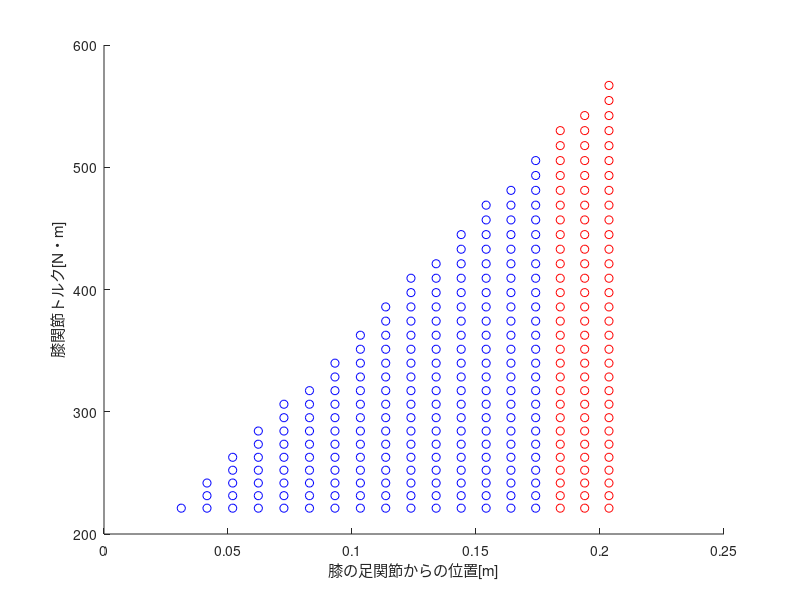

The MATLAB script that drew this image: (Note: this script raises an error after producing the figure.)
close all;
clear;
%% 変数表
% theta_ank：足関節角度の範囲（床から下腿までの間の角度）
% theta_hip：股関節角度の範囲（水平面から上体までの間の角度）
% angle1：全姿勢の関節角度
% com1：全姿勢における各関節角度でのセグメントの質量中心の座標
% cog1：全姿勢における各関節角度での重心の座標
% angle2：スクワット姿勢として成立する姿勢の関節角度
% com2：スクワット姿勢として成立する姿勢のセグメントの質量中心の座標
% cog2：スクワット姿勢として成立する姿勢の重心の座標
% squat_plot_x：スクワットとして成立する姿勢のかかと・つま先・足関節・膝関節・股関節・頭のx座標
% squat_plot_y：スクワットとして成立する姿勢のかかと・つま先・足関節・膝関節・股関節・頭のy座標
% squat_out_plot_x：スクワットとして排除された姿勢のかかと・つま先・足関節・膝関節・股関節・頭のx座標
% squat_out_plot_y：スクワットとして排除された姿勢のかかと・つま先・足関節・膝関節・股関節・頭のy座標

%% 足部と下腿の質量を決定(論文1の体重を利用)
m_foot = 69.6*1.1*2/100;
m_low = 69.6*5.1*2/100;
m_femur = 69.6*11*2/100;
m_lower = m_foot+m_low+m_femur;
m_upperarm = 69.6*2.7/100;
m_forearm = 69.6*1.6/100;
m_hand = 69.6*0.6/100;
m_arm = m_upperarm+m_forearm+m_hand;
m_head = 69.6*6.9/100;
m_body = 69.6*48.9/100;
m_upper = m_arm*2+m_head+m_body; %頭部・胴体・上腕・前腕・手
m_all = m_upper+m_lower;
bar_index = 2; %重りが体重の何倍かを規定する
m_bar = m_all*bar_index;

%% 足部と下腿の部分長
height = 1.751;
len_foot = 0.15*height; %足部の長さ
len_low = 0.340*height; %下腿の長さ
len_femur = 0.19*height; %大腿の長さ
len_upperarm = 0.188*height; %前腕の長さ
len_forearm = 0.145*height;
len_hand = 0.108*height;
len_head = 0.130*height;
len_body = 0.340*height;
len_upper = len_head+len_body;
len_toe = len_foot*0.7;
len_heel = len_foot*0.3;

%% 各セグメントの質量中心(直立時の距骨と脛骨の接合部(くるぶし？自分の長さ)を原点Oとした座標)、質量中心の位置は上端からの比
cen_foot = 0.595;
cen_low = 0.406;
cen_femur = 0.475;
cen_upperarm = 0.529;
cen_forearm = 0.415;
cen_hand = 0.891;
cen_head = 0.821;
cen_body = 0.493;
cen_bar = 0.3; %肩からバーまでの比を表す

%% セグメントの質量中心までの距離(直立時の距骨と脛骨の接合部(くるぶし？自分の長さ)を原点Oとした座標)
mc_foot_x = len_toe-(len_foot*cen_foot); %つま先からくるぶしまでの距離
mc_foot_y = 0;
mc_low = len_low*(1-cen_low); %下端から下腿の質量中心までの距離
mc_femur = len_femur*(1-cen_femur); %下端から大腿の質量中心までの距離
mc_upperarm = len_upperarm*cen_upperarm; %上端から上腕の質量中心までの距離
mc_forearm = len_forearm*cen_forearm; %上端から質前腕の量中心までの距離
mc_hand = len_hand*cen_hand; %上端から手の質量中心までの距離
mc_head = len_head*cen_head; %上端から頭の質量中心までの距離
mc_body = len_body*cen_body; %上端(肩)から胴体の質量中心までの距離
mc_bar = len_body*cen_bar; %上端(肩)からバーまでの距離

%% 上半身の腰から質量中心までの距離
%上半身の質量中心では以下の仮定を置く
%・腕の各セグメントの質量中心は一直線状にある
%・腕の質量中心が腕は左右対称と考えて胴体の中心線上に質量中心がある
%・頭・腕・胴の質量中心が一直線状にある
%→腕の質量中心を出してから、頭と腕と胴の重心を出して腰からそこまでの距離を出す
%以下は腕の質量中心、肩からの距離にしている
mc_arm = (m_upperarm*mc_upperarm + m_forearm*(len_upperarm+mc_forearm) + m_hand*(len_upperarm+len_forearm+cen_hand))/m_arm;  
%頭を原点に下方向が正で重心を出している、胴体と腕の質量中心までの距離は(肩から質量中心までの距離)+(頭の長さ)で出している
mc_upper = len_upper - (m_head*mc_head+m_body*(len_head+mc_body)+m_arm*2*(len_head+mc_arm)+m_bar*(len_head+mc_bar))/(m_upper+m_bar); 

%% 関節の可動域
% 関節角度は水平線からセグメントまでの角度
theta_ank = deg2rad(70:90);
theta_hip = deg2rad(55:180);

%% 各関節角度に対する各セグメントの質量中心の座標
angle1 = NaN(length(theta_ank)*length(theta_hip),3);
cos1 = NaN(length(theta_ank)*length(theta_hip),6);
col = 0;
% cos1は質量中心を表して順番に(下腿質量中心のx 下腿質量中心のy 大腿質量中心のx 大腿質量中心のy 上体質量中心のx 上体質量中心のy)
% angle1は設定した関節角度全ての姿勢における(足関節角度 股関節角度 膝関節角度)
for i = 1:length(theta_ank)
    x_low = mc_low*cos(theta_ank(i)); %下腿の質量中心のx座標を(下腿の長さ)*sinθで計算
    y_low = mc_low*sin(theta_ank(i)); %下腿の質量中心のy座標を(下腿の長さ)*cosθで計算
    x_femur = len_low*cos(theta_ank(i)) + mc_femur*cos(pi);
    y_femur = len_low*sin(theta_ank(i)) + mc_femur*sin(pi);
    for j = 1:length(theta_hip)
        x_upper = len_low*cos(theta_ank(i)) + len_femur*cos(pi)+ mc_upper*cos(theta_hip(j));
        y_upper = len_low*sin(theta_ank(i)) + len_femur*sin(pi)+ mc_upper*sin(theta_hip(j));
        col = col+1;
        angle1(col,:) = [theta_ank(i) theta_ank(i) theta_hip(j)];
        cos1(col,:) = [x_low y_low x_femur y_femur x_upper y_upper];
    end
end

%% 各関節角度に対する重心座標
cog1 = NaN(length(theta_ank)*length(theta_hip),2);
% cog1は設定した関節角度全てにおける重心を表して順番に(重心のx座標 重心のy座標)
for l = 1:length(theta_ank)*length(theta_hip)
    x_g = (m_foot*mc_foot_x + m_low*cos1(l,1) + m_femur*cos1(l,3) + (m_upper+m_bar)*cos1(l,5))/(m_foot+m_low+m_femur+m_upper+m_bar);
    y_g = (m_foot*mc_foot_y + m_low*cos1(l,2) + m_femur*cos1(l,4) + (m_upper+m_bar)*cos1(l,6))/(m_foot+m_low+m_femur+m_upper+m_bar);
    cog1(l,:) = [x_g y_g];
end 

%% 重心が足関節内にあるかの判定
% cog2は重心が基底面内にある姿勢の重心を表して順番に(重心のx座標 重心のy座標)
% angle2は重心が基底面内にある姿勢の関節角度
% 以下は重心が基底面内にある姿勢の重心(cog)、関節角度(angle)、各セグメントの質量中心座標(com)を出している

outcog1 = (cog1(:,1) < len_toe).*(cog1(:,1) > -len_heel);
ok_indexes1 = find(outcog1);

cog2 = cog1(ok_indexes1,:);
angle2 = angle1(ok_indexes1,:);
cos2 = cos1(ok_indexes1,:);

out_indexes1 = find(~outcog1);
out_cog2 = cog1(out_indexes1,:);
out_angle2 = angle1(out_indexes1,:);
out_cos2 = cos1(out_indexes1,:);

% scatter(rad2deg(angle2(:,1)), rad2deg(angle2(:,3)))
% xlabel('ankle joint angle')
% ylabel('hip joint angle')

sz1 = size(angle2);
sz2 = size(out_angle2);

%% スクワット姿勢として認められた姿勢のプロット用の座標
% pknee,phip,phead は基底面内に重心がある姿勢の膝・股関節・頭の位置座標
pknee1 = [(len_low.*cos(angle2(:,1))) (len_low.*sin(angle2(:,1)))];
phip1 = [pknee1(:,1)+len_femur*cos(pi) pknee1(:,2)+len_femur*sin(pi)];
phead1 = [phip1(:,1)+len_upper.*cos(angle2(:,3)) phip1(:,2)+len_upper.*sin(angle2(:,3))];
pbar1 = [phip1(:,1)+len_body*(1-cen_bar).*cos(angle2(:,3)) phip1(:,2)+len_body*(1-cen_bar).*sin(angle2(:,3))];

%% スクワット姿勢として認められた姿勢のプロット
% for m = 1:sz1(1)
%     figure(3)
%     hold on
%     plot([len_toe -len_heel], [0 0], '-ok');
%     plot([0 pknee1(m,1)], [0 pknee1(m,2)],'-ok');
%     plot([pknee1(m,1) phip1(m,1)], [pknee1(m,2) phip1(m,2)],'-ok');
%     plot([phip1(m,1) phead1(m,1)], [phip1(m,2) phead1(m,2)],'-ok');
%     plot(cog2(m,1),cog2(m,2),'*');
%     plot(pbar1(m,1),pbar1(m,2),'o','MarkerSize',10)
% end

%% スクワット姿勢として排除された姿勢のプロット用の座標
out_pknee1 = [(len_low.*cos(out_angle2(:,1))) (len_low.*sin(out_angle2(:,1)))];
out_phip1 = [out_pknee1(:,1)+len_femur*cos(pi) out_pknee1(:,2)+len_femur*sin(pi)];
out_phead1 = [out_phip1(:,1)+len_upper.*cos(out_angle2(:,3)) out_phip1(:,2)+len_upper.*sin(out_angle2(:,3))];
out_pbar1 = [out_phip1(:,1)+len_body*(1-cen_bar).*cos(out_angle2(:,3)) out_phip1(:,2)+len_body*(1-cen_bar).*sin(out_angle2(:,3))];

%% スクワット姿勢としてはじかれた姿勢のプロット
% for n = 1:sz2(1)
%     figure(4)
%     hold on
%     plot([len_toe -len_heel], [0 0], '-ok');
%     plot([0 out_pknee1(n,1)], [0 out_pknee1(n,2)],'-ok');
%     plot([out_pknee1(n,1) out_phip1(n,1)], [out_pknee1(n,2) out_phip1(n,2)],'-ok');
%     plot([out_phip1(n,1) out_phead1(n,1)], [out_phip1(n,2) out_phead1(n,2)],'-ok');
% end

%% 関節トルクを求めるにあたっての初期値
g = -9.80;

%% 各姿勢における足関節トルクの計算
fground = [0 -m_all*g-m_bar*g];
% fground は順番に(床反力のx成分 床反力のy成分)
fankle1 = [-fground(1) -fground(2)-m_foot*g];
% fankle1 は順番に(足関節間力のx成分　足関節間力のy成分)
% 足関節間力のx成分は (-床反力のx成分) で計算
% 足関節間力のy成分は (-床反力のy成分-足部にかかる重力) で計算
pre_momenta1 = NaN(sz1(1),6);
pre_momenta1(:,1) = cog2(:,1)-mc_foot_x;
pre_momenta1(:,2) = mc_foot_y;
pre_momenta1(:,3) = 0;
pre_momenta1(:,4) = fground(1);
pre_momenta1(:,5) = fground(2);
pre_momenta1(:,6) = 0;
% pre_momenta1 は床反力のモーメントの力、セグメント重心からの距離のx,y,z成分を順番に並べたもの
pre_momenta2 = NaN(sz1(1),6);
pre_momenta2(:,1) = 0-mc_foot_x;
pre_momenta2(:,2) = 0-mc_foot_y;
pre_momenta2(:,3) = 0;
pre_momenta2(:,4) = fankle1(1);
pre_momenta2(:,5) = fankle1(2);
pre_momenta2(:,6) = 0;
% pre_momenta2 は足部にかかる足関節間力のモーメントの力、セグメント重心からの距離のx,y,z成分を順番に並べたもの
momenta1 = cross(pre_momenta1(:,1:3), pre_momenta1(:,4:6));
momenta2 = cross(pre_momenta2(:,1:3), pre_momenta2(:,4:6));
torque_ankle1 = -(momenta1(:,3)+momenta2(:,3));
% momenta1 は床反力のモーメント、momenta2 は足関節間力のモーメント
% mesh([angle2(:,1) angle2(:,3) torque_ankle])

%% 各姿勢における膝関節トルクの計算
fankle2 = -fankle1;
% fankel2 は足部にかかる足関節間力と大きさは一緒で逆方向の力 = 下腿にかかる足関節間力
fknee1 = NaN(sz1(1),2);
fknee1(:,1) = -fankle2(1);
fknee1(:,2) = -fankle2(2)-m_low*g;
% fknee1 膝関節間力を表しては順番に(膝関節間力のx成分　膝関節間力のy成分)
% 膝関節間力のx成分は (-下腿への足関節間力のx成分) で計算
% 膝関節間力のy成分は (-下腿への足関節間力のy成分-下腿にかかる重力) で計算
pre_momentk1 = NaN(sz1(1),6);
pre_momentk1(:,1) = 0-cos2(:,1);
pre_momentk1(:,2) = 0-cos2(:,2);
pre_momentk1(:,3) = 0;
pre_momentk1(:,4) = fankle2(:,1);
pre_momentk1(:,5) = fankle2(:,2);
pre_momentk1(:,6) = 0;
% pre_momentk1 は下腿にかかる足関節間力の下腿重心からの距離のx,y,z成分、モーメントの力を順番に並べたもの
pre_momentk2 = NaN(sz1(1),6);
pre_momentk2(:,1) = pknee1(:,1)-cos2(:,1);
pre_momentk2(:,2) = pknee1(:,2)-cos2(:,2);
pre_momentk2(:,3) = 0;
pre_momentk2(:,4) = fknee1(:,1);
pre_momentk2(:,5) = fknee1(:,2);
pre_momentk2(:,6) = 0;
% pre_momentk2 は下腿にかかる膝関節間力の下腿重心からの距離のx,y,z成分、モーメントの力を順番に並べたもの   
momentk1 = cross(pre_momentk1(:,1:3), pre_momentk1(:,4:6));
momentk2 = cross(pre_momentk2(:,1:3), pre_momentk2(:,4:6));
torque_knee1 = -(momentk1(:,3)+momentk2(:,3)-torque_ankle1);
% momentk1 は足関節間力のモーメント、momentk2 は膝関節間力のモーメント

%% 各姿勢における股関節トルクの計算
fknee2 = -fknee1;
% fknee2 は下腿にかかる膝関節間力と大きさは一緒で逆方向の力 = 大腿にかかる膝関節間力
fhip1 = NaN(sz1(1),2);
fhip1(:,1) = -fknee2(:,1);
fhip1(:,2) = -fknee2(:,2)-m_femur*g;
% fhip1 は順番に(股関節間力のx成分　股関節間力のy成分)
% 股関節間力のx成分は (-大腿への膝関節間力) で計算
% 股関節間力のy成分は (-大腿への膝関節間力-大腿にかかる重力) で計算
pre_momenth1 = NaN(sz1(1),6);
pre_momenth1(:,1) = pknee1(:,1)-cos2(:,3);
pre_momenth1(:,2) = pknee1(:,2)-cos2(:,4);
pre_momenth1(:,3) = 0;
pre_momenth1(:,4) = fknee2(:,1);
pre_momenth1(:,5) = fknee2(:,2);
pre_momenth1(:,6) = 0;
% pre_momenth1 は大腿にかかる膝関節間力のモーメントの力、大腿重心からの距離のx,y,z成分を順番に並べたもの
pre_momenth2 = NaN(sz1(1),6);
pre_momenth2(:,1) = phip1(:,1)-cos2(:,3);
pre_momenth2(:,2) = phip1(:,2)-cos2(:,4);
pre_momenth2(:,3) = 0;
pre_momenth2(:,4) = fhip1(:,1);
pre_momenth2(:,5) = fhip1(:,2);
pre_momenth2(:,6) = 0;
% pre_momenth2 は大腿にかかる股関節間力のモーメントの力、大腿重心からの距離のx,y,z成分を順番に並べたもの
momenth1 = cross(pre_momenth1(:,1:3), pre_momenth1(:,4:6));
momenth2 = cross(pre_momenth2(:,1:3), pre_momenth2(:,4:6));
torque_hip1 = -(momenth1(:,3)+momenth2(:,3)-torque_knee1);
% momentk1 は足関節間力のモーメント、momentk2 は膝関節間力のモーメント
% 大腿にかかる股関節トルク

%% 股関節トルクの確認
torque_hip1_confirm = NaN(sz1(1),1);
for n = 1:sz1(1)
	moment = cross([cos2(n,5)-phip1(n,1) cos2(n,6)-phip1(n,2) 0], [0 m_upper*g+m_bar*g 0]);
	torque_hip1_confirm(n,1) = -moment(3);
end
% 上体にかかる股関節トルク
% 上体にかかる重力の股関節周りのモーメントとのつり合いで計算

%% 膝がつま先よりも前に出ている姿勢の判定
outcog2 = pknee1(:,1)>len_toe;
ok_indexes2 = find(outcog2);

cog3 = cog2(ok_indexes2,:);
angle3 = angle2(ok_indexes2,:);
cos3 = cos2(ok_indexes2,:);

pknee2 = pknee1(ok_indexes2,:);
phip2 = phip1(ok_indexes2,:);
phead2 = phead1(ok_indexes2,:);
pbar2 = pbar1(ok_indexes2,:);

% 膝がつま先よりも後ろにある場合の姿勢
out_indexes2 = find(~outcog2);
out_cog3 = cog2(out_indexes2,:);
out_angle3 = angle2(out_indexes2,:);
out_cos3 = cos2(out_indexes2,:);

pknee3 = pknee1(out_indexes2,:);
phip3 = phip1(out_indexes2,:);
phead3 = phead1(out_indexes2,:);
pbar3 = pbar1(out_indexes2,:);

sz3 = size(ok_indexes2);
sz4 = size(out_indexes2);

%% 膝がつま先よりも前に出ている姿勢のプロット
% for m = 1:sz3(1)
%     figure(5)
%     hold on
%     plot([len_toe len_toe],[0 height], '-')
%     plot([len_toe -len_heel], [0 0], '-ok');
%     plot([0 pknee2(m,1)], [0 pknee2(m,2)],'-ok');
%     plot([pknee2(m,1) phip2(m,1)], [pknee2(m,2) phip2(m,2)],'-ok');
%     plot([phip2(m,1) phead2(m,1)], [phip2(m,2) phead2(m,2)],'-ok');
%     plot(cog3(m,1),cog3(m,2),'*');
%     plot(pbar2(m,1),pbar2(m,2),'o','MarkerSize',10)
% end

%% 膝がつま先よりも前に出ていない姿勢のプロット
% for m = 1:sz4(1)
%     figure(6)
%     hold on
%     plot([len_toe len_toe],[0 height], '-')
%     plot([len_toe -len_heel], [0 0], '-ok');
%     plot([0 pknee3(m,1)], [0 pknee3(m,2)],'-ok');
%     plot([pknee3(m,1) phip3(m,1)], [pknee3(m,2) phip3(m,2)],'-ok');
%     plot([phip3(m,1) phead3(m,1)], [phip3(m,2) phead3(m,2)],'-ok');
%     plot(out_cog3(m,1),out_cog3(m,2),'*');
%     plot(pbar3(m,1),pbar3(m,2),'o','MarkerSize',10)
% end

%% 膝がつま先よりも前に出ている姿勢の膝関節トルク
torque_ankle2 = torque_ankle1(ok_indexes2,:);
torque_knee2 = torque_knee1(ok_indexes2,:);
torque_hip2 = torque_hip1(ok_indexes2,:);

%% 膝がつま先よりも前に出ていない姿勢の膝関節トルク
torque_ankle3 = torque_ankle1(out_indexes2,:);
torque_knee3 = torque_knee1(out_indexes2,:);
torque_hip3 = torque_hip1(out_indexes2,:);

%% 膝関節トルクの比較1
% figure(7)
% torque_knee4 = [torque_knee3 ; NaN(abs(sz3(1)-sz4(1)),1)];
% boxchart([torque_knee2 torque_knee4])
% xlabel("膝の位置");
% ylabel("膝関節トルク[N・m]");
% title("膝の位置ごとの膝関節発揮トルク(パラレル)","バーの重さ=体重");
% text(0.95,389,{append('n=', num2str(sz3(1)))});
% text(1.95,358,{append('n=', num2str(sz4(1)))});
% ylim([290 400])

%% 股関節トルクの比較2
figure(8)
hold on
scatter(pknee2(:,1),torque_knee2,'r') %膝が前に出ている姿勢のプロット(赤)
scatter(pknee3(:,1),torque_knee3,'b') %膝が前に出ていない姿勢のプロット(青)
xlabel("膝の足関節からの位置[m]");
ylabel("膝関節トルク[N・m]");
title("膝の位置ごとの膝関節発揮トルク(パラレル)","バーの重さ = 体重×2");

%% スティックピクチャ左下
pict_lb = [pknee3(end,:) phip3(end,:) phead3(end,:) pbar3(end,:)];
figure(9)
hold on
plot([len_toe -len_heel],[0 0],'-k','LineWidth',10);
plot([0 pict_lb(1)],[0 pict_lb(2)],'-ok','LineWidth',10);
plot([pict_lb(1) pict_lb(3)],[pict_lb(2) pict_lb(4)],'-ok','LineWidth',10);
plot([pict_lb(3) pict_lb(5)],[pict_lb(4) pict_lb(6)],'-k','LineWidth',10);
plot(pict_lb(5),pict_lb(6),'ok','MarkerSize',100,'LineWidth',10)
plot(pict_lb(7),pict_lb(8)+0.17,'ok','MarkerSize',50);
plot([len_toe len_toe],[0 1.8],'-b')
ylim([0 1.8])
xlim([-0.4 0.5])

%% スティックピクチャ右下
pict_rb = [pknee2(1,:) phip2(1,:) phead2(1,:) pbar2(1,:)];
figure(10)
hold on
plot([len_toe -len_heel],[0 0],'-k','LineWidth',10);
plot([0 pict_rb(1)],[0 pict_rb(2)],'-ok','LineWidth',10);
plot([pict_rb(1) pict_rb(3)],[pict_rb(2) pict_rb(4)],'-ok','LineWidth',10);
plot([pict_rb(3) pict_rb(5)],[pict_rb(4) pict_rb(6)],'-k','LineWidth',10);
plot(pict_rb(5),pict_rb(6),'ok','MarkerSize',100,'LineWidth',10)
plot(pict_rb(7),pict_rb(8)+0.17,'ok','MarkerSize',50);
plot([len_toe len_toe],[0 1.8],'-b')
ylim([0 1.8])
xlim([-0.4 0.5])

%% スティックピクチャ右上
pict_rt = [pknee2(31,:) phip2(31,:) phead2(31,:) pbar2(31,:)];
figure(11)
hold on
plot([len_toe -len_heel],[0 0],'-k','LineWidth',10);
plot([0 pict_rt(1)],[0 pict_rt(2)],'-ok','LineWidth',10);
plot([pict_rt(1) pict_rt(3)],[pict_rt(2) pict_rt(4)],'-ok','LineWidth',10);
plot([pict_rt(3) pict_rt(5)],[pict_rt(4) pict_rt(6)],'-k','LineWidth',10);
plot(pict_rt(5),pict_rt(6),'ok','MarkerSize',100,'LineWidth',10)
plot(pict_rt(7)-0.06,pict_rt(8),'ok','MarkerSize',50);
plot([len_toe len_toe],[0 1.8],'-b')
ylim([0 1.8])
xlim([-0.4 0.5])
